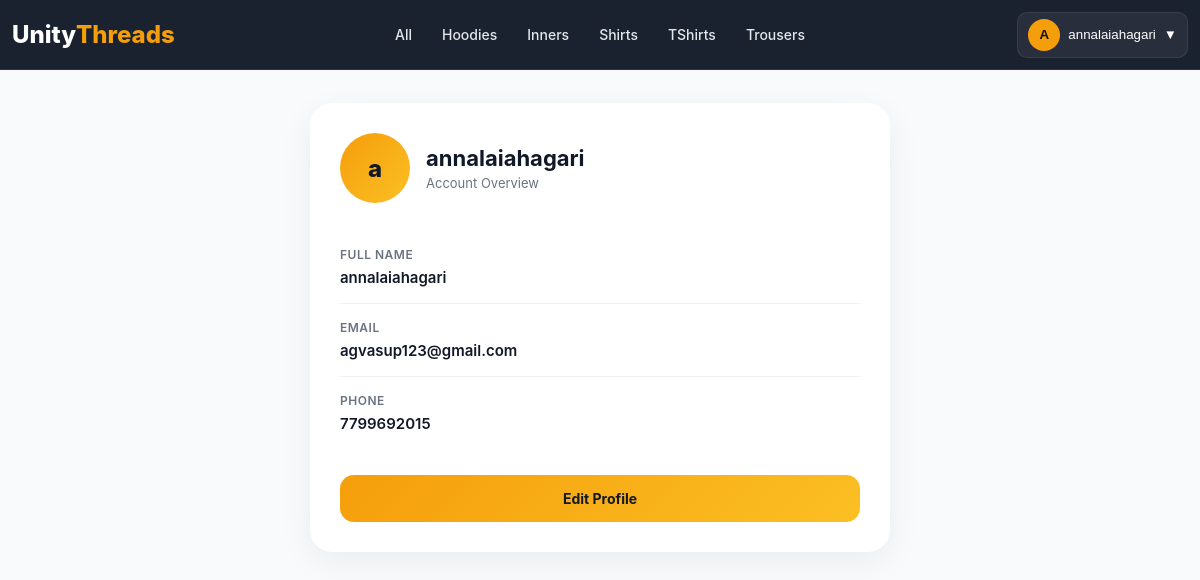
Before: /profile/ (signed in) with the older database file.
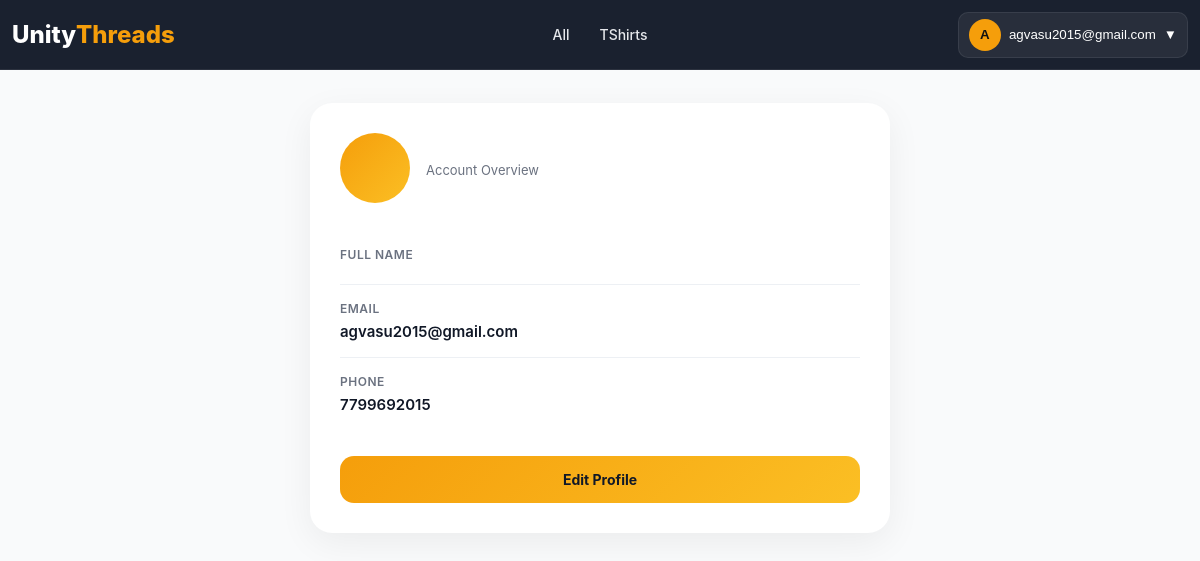
After: the same page with the newer database file.
### products/models.py (models this page shows, shortened)
class BaseModel(models.Model):
    created_at = models.DateTimeField(
        auto_now_add=True
    )
    updated_at = models.DateTimeField(
        auto_now=True
    )
    class Meta:
        abstract = True

class Category(BaseModel):
    name = models.CharField(
        max_length=100,
        unique=True
    )
    slug = models.SlugField(
        unique=True,
        blank=True
    )
    image = models.ImageField(
        upload_to='categories/',
        blank=True,
        null=True
    )
    is_active = models.BooleanField(default=True)
    class Meta:
        verbose_name_plural = "Categories"
        ordering = ['name']
        indexes = [
            models.Index(fields=['slug']),
            models.Index(fields=['is_active']),
        ]

### accounts/models.py (models this page shows, shortened)
class User(AbstractUser):
    username = None
    email = models.EmailField(
        unique=True
    )
    phone = models.CharField(
        max_length=10,
        unique=True
    )
    full_name = models.CharField(
        max_length=150
    )
    is_email_verified = models.BooleanField(
        default=False
    )
    USERNAME_FIELD = "email"
    REQUIRED_FIELDS = ["phone"]
    objects = UserManager()

### accounts/views.py (the view)
# urls.py: path("profile/", profile_view, name="profile"),
@login_required
def profile_view(request):
    profile, created = UserProfile.objects.get_or_create(
        user=request.user
    )
    return render(
        request,
        "accounts/profile.html",
        {
            "user": request.user,
            "profile": profile
        }
    )

### home/context_processors.py (called while the page is built)
def global_data(request):
    return {
        "categories": Category.objects.all()
    }

### accounts/templates/accounts/profile.html (shortened to what this page needs)
{% load static %}
<!DOCTYPE html>
<html lang="en">
<head>
</head>
<body>
    {% include "partials/navbar.html" %}
    <div class="profile-page">
        <div class="profile-card">
            <div class="profile-header">
                <div class="avatar">
                    {{ user.full_name|first }}
                </div>
                <div>
                    <h2>{{ user.full_name }}</h2>
                    <p>Account Overview</p>
                </div>
            </div>
            <div class="profile-details">
                <div class="info-row">
                    <label>Full Name</label>
                    <p>{{ user.full_name }}</p>
                </div>
                <div class="info-row">
                    <label>Email</label>
                    <p>{{ user.email }}</p>
                </div>
                <div class="info-row">
                    <label>Phone</label>
                    <p>{{ user.phone }}</p>
                </div>
            </div>
            <div class="profile-actions">
                <a
                    href="{% url 'edit_profile' %}"
                    class="btn"
                >
                    Edit Profile
                </a>
            </div>
        </div>
    </div>
</body>
</html>

### home/templates/partials/navbar.html (shortened to what this page needs)
{% load static %}
<link rel="stylesheet" href="{% static 'home/css/navbar.css' %}">
<header class="header" id="header">
    <a href="/" class="logo">
        Unity<span>Threads</span>
    </a>
      <nav class="nav" id="nav">
    <a href="{% url 'product_list' %}">All</a>
    {% for category in categories %}
        <a href="{% url 'product_list' %}?category={{ category.slug }}">
            {{ category.name }}
        </a>
    {% endfor %}
</nav>
    <div class="nav-actions">
        {% if request.user.is_authenticated %}
        <div class="account-dropdown" id="accountWrapper">
            <button class="account-btn" id="accountBtn" type="button">
                <span class="account-avatar">
                    {{ request.user.full_name|default:request.user.email|first|upper }}
                </span>
                <span class="account-name">
                    {{ request.user.full_name|default:request.user.email }}
                </span>
                <span class="dropdown-icon">▼</span>
            </button>
        </div>
        {% endif %}
    </div>
</header>

### home/static/home/css/navbar.css (style rules this page uses)
* { margin: 0; padding: 0; box-sizing: border-box; }
body { font-family: Inter, Arial, sans-serif; background: #f9fafb; color: #111827; }
html { scroll-behavior: smooth; }
.header { position: fixed; top: 0; left: 0; width: 100%; height: 70px; display: flex; align-items: center; background: rgba(17, 24, 39, 0.96); backdrop-filter: blur(14px); border-bottom: 1px solid rgba(255, 255, 255, 0.08); z-index: 10000; }
.logo { font-size: 24px; font-weight: 800; color: #fff; text-decoration: none; display: flex; align-items: center; padding-left: 12px; }
.logo span { color: #f59e0b; }
.nav { position: absolute; left: 50%; transform: translateX(-50%); display: flex; align-items: center; gap: 10px; }
.nav a { color: #e5e7eb; text-decoration: none; font-size: 14px; font-weight: 500; padding: 6px 10px; border-radius: 8px; transition: 0.2s ease; white-space: nowrap; }
.nav-actions { margin-left: auto; display: flex; align-items: center; gap: 10px; padding-right: 12px; }
.account-btn { display: flex; align-items: center; gap: 8px; padding: 6px 10px; background: rgba(255, 255, 255, 0.06); border: 1px solid rgba(255, 255, 255, 0.08); border-radius: 10px; color: #fff; cursor: pointer; }
.account-avatar { width: 32px; height: 32px; display: flex; align-items: center; justify-content: center; border-radius: 50%; background: #f59e0b; font-weight: 700; color: #111; }

### accounts/templates/accounts/profile.html (style rules this page uses)
body { background:#f4f6f9; color:#111827; font-family: -apple-system, BlinkMacSystemFont, "Segoe UI", Roboto, Arial, sans-serif; overflow-x:clip; padding-top:75px; }
.profile-page { width:100%; min-height:calc(100vh - 75px); display:flex; justify-content:center; align-items:flex-start; padding:28px 18px; }
.profile-card { width:100%; max-width:580px; background:#ffffff; border-radius:22px; padding:30px; box-shadow: 0 10px 35px rgba(0,0,0,0.06); animation:fadeUp .35s ease; }
.profile-header { display:flex; align-items:center; gap:16px; margin-bottom:28px; }
.avatar { width:70px; height:70px; border-radius:50%; background: linear-gradient( 135deg, #f59e0b, #fbbf24 ); display:flex; align-items:center; justify-content:center; font-size:24px; font-weight:800; color:#111827; flex-shrink:0; }
.profile-header p { font-size:13px; color:#6b7280; }
.info-row { padding:16px 0; border-bottom: 1px solid #edf0f4; }
.info-row:last-child { border-bottom:none; }
.info-row label { display:block; font-size:12px; font-weight:600; color:#6b7280; margin-bottom:6px; text-transform:uppercase; letter-spacing:.5px; }
.info-row p { font-size:15px; font-weight:600; word-break:break-word; }
.profile-actions { margin-top:26px; }
.btn { width:100%; display:flex; align-items:center; justify-content:center; padding:15px; border-radius:14px; text-decoration:none; font-size:14px; font-weight:700; background: linear-gradient( 135deg, #f59e0b, #fbbf24 ); color:#111827; transition:0.25s ease; }

Changed rows visible on the page:
removed Category: name "Hoodies"
removed Category: name "Inners"
removed Category: name "Shirts"
removed Category: name "Trousers"
changed User: user.full_name "annalaiahagari" → "agvasu2015@gmail.com"; email "agvasup123@gmail.com" → "agvasu2015@gmail.com"; full_name|first "a" → (not shown); full_name "annalaiahagari" → (not shown)
